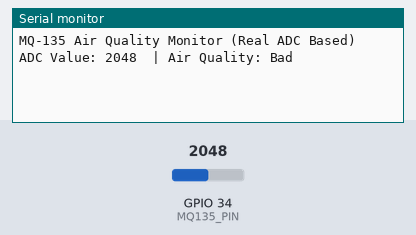
Bench run of a sketch on a simulated ESP32. On the bench: the last lines printed to the serial monitor. Inputs (shaded band) come from the test bench; at power-on: GPIO 34 (MQ135_PIN) = 2048.

Above: at 2.2 s.
2.3 s: GPIO 34 (MQ135_PIN) set to 1760
At 12.1 s:
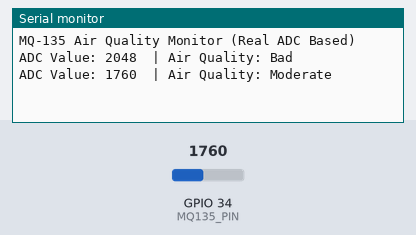
12.5 s: GPIO 34 (MQ135_PIN) set to 1260
At 22.2 s:
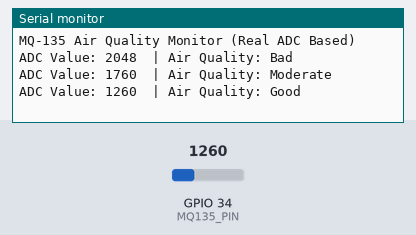
22.5 s: GPIO 34 (MQ135_PIN) set to 760
At 32.2 s:
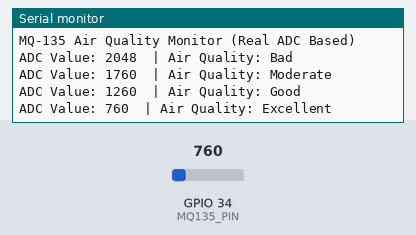
32.5 s: GPIO 34 (MQ135_PIN) set to 2340
At 42.2 s:
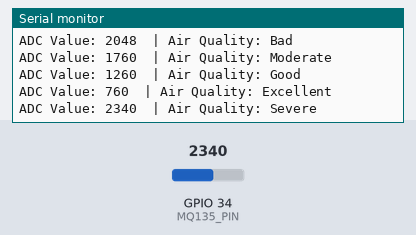
42.5 s: GPIO 34 (MQ135_PIN) set to 2840
At 52.2 s:
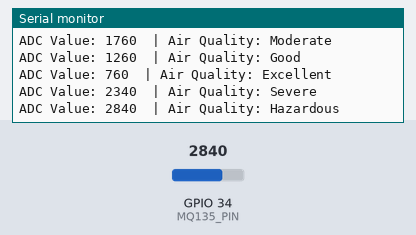

Measured:
- after the input at 2.3 s, the serial monitor: prints a new line after 8.7 s (image 1)
- after the input at 12.5 s, the serial monitor: prints a new line after 8.5 s (image 2)
- after the input at 22.5 s, the serial monitor: prints a new line after 8.5 s (image 3)
- after the input at 32.5 s, the serial monitor: prints a new line after 8.5 s (image 4)
- after the input at 42.5 s, the serial monitor: prints a new line after 8.5 s (image 5)

The sketch:

MQ_135_AQI.ino
```cpp
#define MQ135_PIN 34   // ESP32 ADC pin

void setup() {
  Serial.begin(115200);
  delay(1000);
  Serial.println("MQ-135 Air Quality Monitor (Real ADC Based)");
}

void loop() {
  int sensorValue = analogRead(MQ135_PIN);

  String airQuality;

  // Sensor values
  // You can fine-tune them in your environment
  if (sensorValue < 800)
    airQuality = "Excellent";
  else if (sensorValue < 1300)
    airQuality = "Good";
  else if (sensorValue < 1800)
    airQuality = "Moderate";
  else if (sensorValue < 2300)
    airQuality = "Bad";
  else if (sensorValue < 2800)
    airQuality = "Severe";
  else
    airQuality = "Hazardous";

  Serial.print("ADC Value: ");
  Serial.print(sensorValue);
  Serial.print("  | Air Quality: ");
  Serial.println(airQuality);

  delay(10000); // read every 10 seconds
}
```
